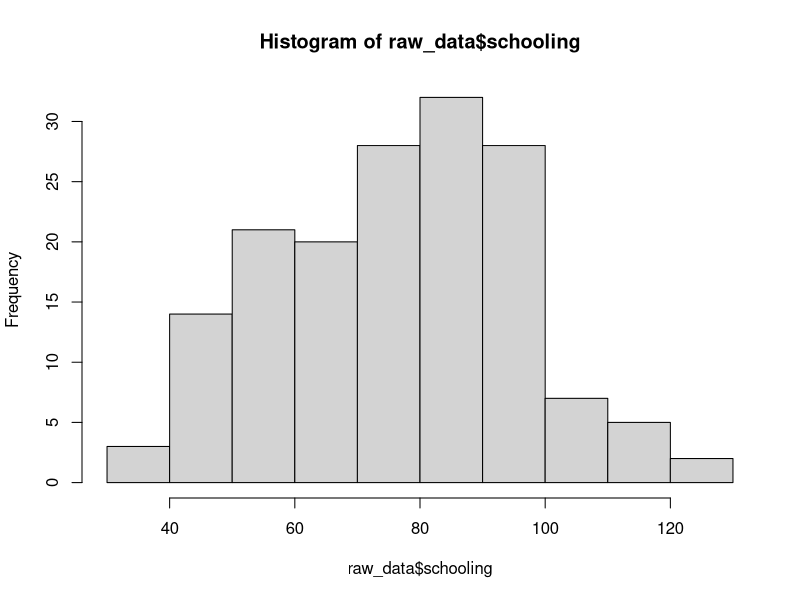
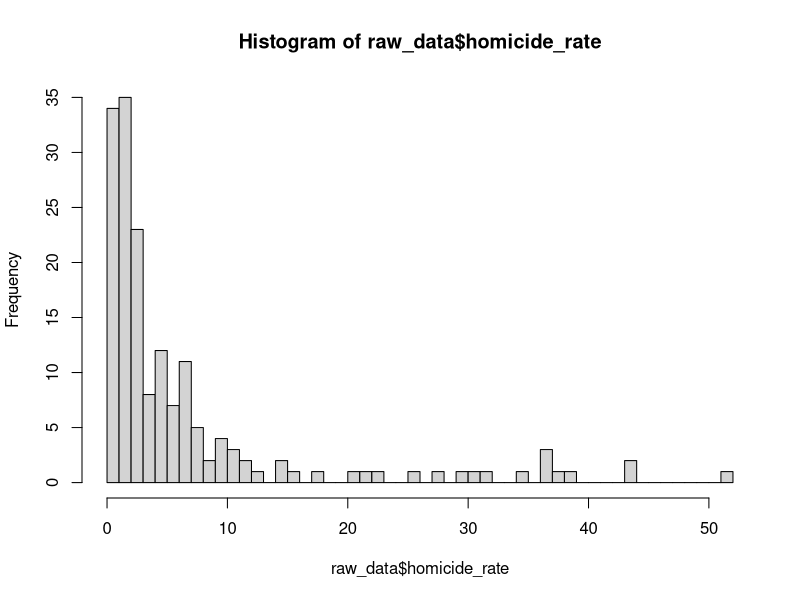

These figures' R source, in order:
library(tidyverse)
library(dplyr)

raw_data <- read.csv("country_data.csv", header = TRUE, sep = ",")

raw_data <- raw_data %>%
  select(name, region, population, everything())

raw_data <- raw_data %>%
  select(-surface_area, -imports, -employment_services, -employment_industry, -employment_agriculture,
         -forested_area, -exports, -threatened_species, -pop_growth, -pop_density,
         -refugees, -currency, -capital, -iso2)

raw_data <- raw_data %>%
  mutate(life_expectancy = rowMeans(across(c(life_expectancy_male, life_expectancy_female)), na.rm = FALSE))

raw_data <- raw_data %>%
  mutate(schooling = rowMeans(across(c(secondary_school_enrollment_female, secondary_school_enrollment_male,
                                       primary_school_enrollment_female, primary_school_enrollment_male,
                                       post_secondary_enrollment_female, post_secondary_enrollment_male)), na.rm = FALSE))

raw_data <- raw_data %>%
  select(-life_expectancy_male, -life_expectancy_female, -secondary_school_enrollment_female,
         -secondary_school_enrollment_male, -primary_school_enrollment_female, -primary_school_enrollment_male,
         -post_secondary_enrollment_female, -post_secondary_enrollment_male, -gdp, -urban_population_growth)

raw_data <- raw_data %>%
  filter(population >= 100)

raw_data <- raw_data %>%
  mutate(
    na_count = rowSums(is.na(across(everything())))
  )

raw_data <- raw_data %>%
  select(name, region, population, na_count, everything())

hist(raw_data$schooling)
hist(raw_data$homicide_rate,breaks = 50)

colSums(is.na(raw_data))

raw_data <- raw_data %>%
  select(-co2_emissions)




